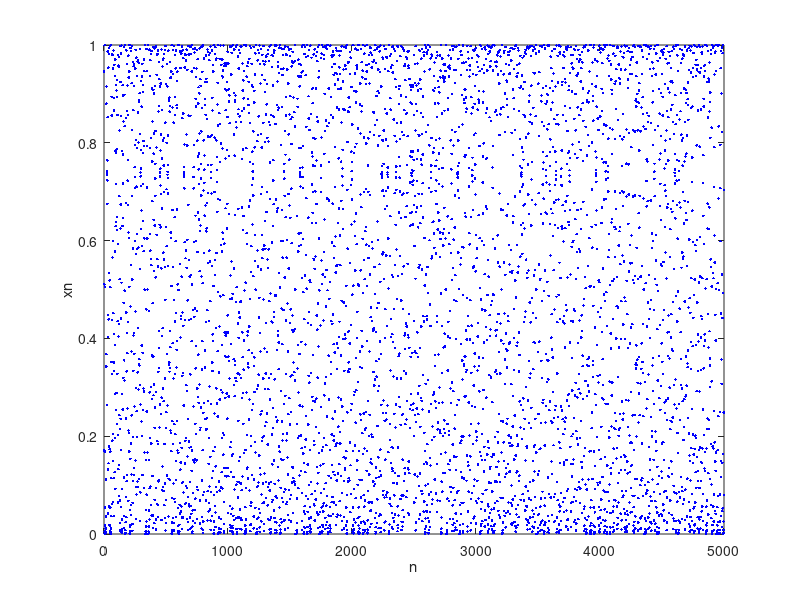

The MATLAB source for this figure:
clear all
close all

N=5000;

for R=0:0.01:1
    x=zeros(1,N);
    a=zeros(1,N);
    a(1)=1;
    x(1)=rand(1);
    for i=2:N
        x(i)=R*sin(pi*x(i-1));
        a(i)=i;
    end
    plot(a,x,'b.')
    xlabel("n")
    ylabel("xn")
    axis([0 N 0 1])
    pause(0.1)
end